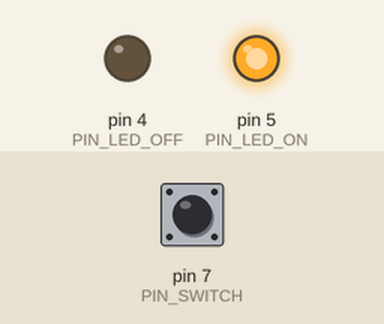
The sketch below on a simulated Arduino Uno, built with avr-gcc and run on an emulated ATmega328P. Shown: output pins drawn as LEDs (lit = HIGH). Inputs (shaded band) come from the test bench; at power-on: pin 7 (PIN_SWITCH) LOW.

Above: at 1.2 s.
1.3 s: pin 7 (PIN_SWITCH) pulled HIGH for 0.15 s
At 1.37 s:
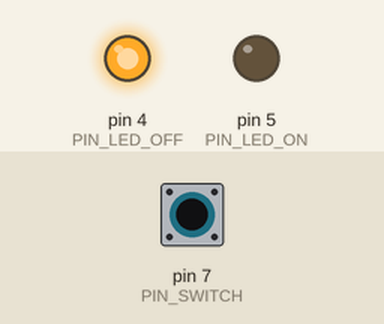
2.9 s: pin 7 (PIN_SWITCH) pulled HIGH for 3.2 s
At 6.5 s:
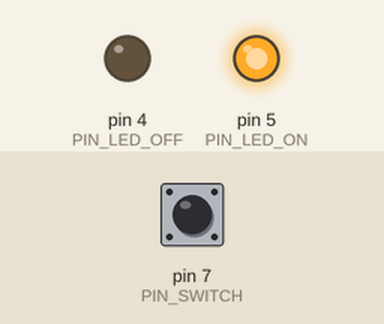
Timing chart, 0 to 8.0 s (numbered marks = the images above; inputs shaded):
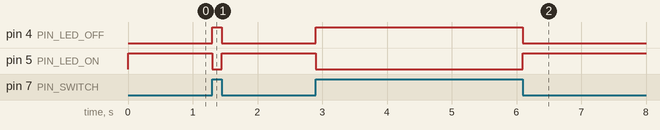

Measured:
- after the input at 1.3 s, pin 4 (PIN_LED_OFF): LOW → HIGH at once, → LOW 0.15 s later; pin 5 (PIN_LED_ON): HIGH → LOW at once, → HIGH 0.15 s later
- after the input at 2.9 s, pin 4 (PIN_LED_OFF): LOW → HIGH at once, → LOW 3.2 s later; pin 5 (PIN_LED_ON): HIGH → LOW at once, → HIGH 3.2 s later

The sketch:

withoutDebounce.ino
```cpp
/*
 * Example of flickering switch w/o debounc
 * Blue is not connected, yellow is connected
 * Adam Harvey / SVA PIxD
 * Oct. 15, 2012455
 */

const int PIN_SWITCH = 7;
const int PIN_LED_ON = 5; // Blue
const int PIN_LED_OFF = 4; // Yellow

void setup(){
  Serial.begin(9600);
  pinMode(PIN_SWITCH, INPUT);
  pinMode(PIN_LED_ON,OUTPUT);
  pinMode(PIN_LED_OFF,OUTPUT);
}

void loop(){
  int pirVal = digitalRead(PIN_SWITCH);
  // 1 means no motion, 0 means motion
  digitalWrite(PIN_LED_ON,!pirVal);
  digitalWrite(PIN_LED_OFF,pirVal);
  //Serial.println(pirVal);
//  delay(20);
}
```
